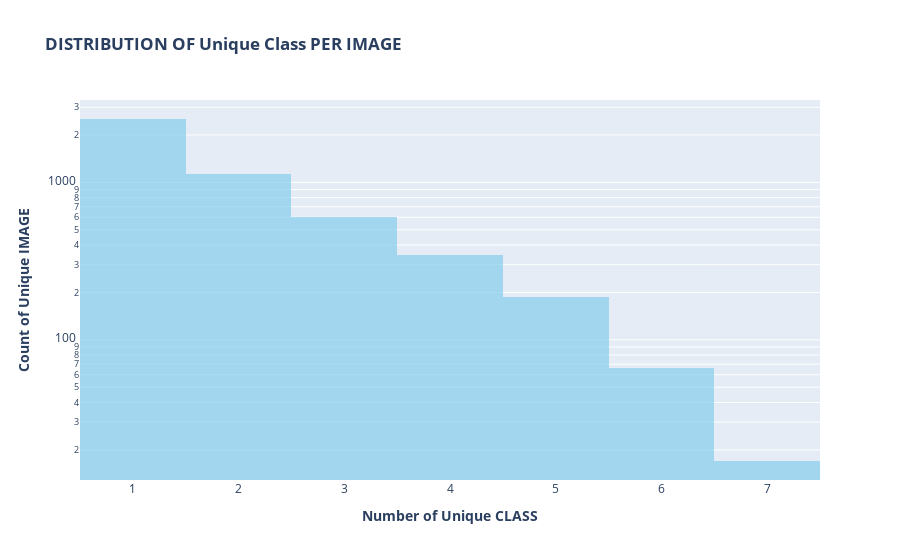

The cell this chart's notebook holds for it:
### Markdown cell above
# Unique Class Per Image
* 한 이미지의 몇 개의 unique한 class가 있는지, 그 분포를 나타낸 결과입니다.

### Code cell
fig = px.histogram(train_df.groupby('image_id')["class_id"].unique().apply(lambda x: len(x)),
                log_y=True, color_discrete_sequence=['skyblue'], opacity=0.7,
                labels={"value":"Number of Unique class"},
                title="<b>DISTRIBUTION OF Unique Class PER IMAGE"
            )

fig.update_layout(showlegend=False,
        xaxis_title="<b>Number of Unique CLASS</b>",
        yaxis_title="<b>Count of Unique IMAGE</b>",)

fig.show()

### Figure 1 — Plotly figure (JSON) as saved in the notebook; plotly's stock layout.template omitted (floating-point values rounded to 4 significant figures; data arrays with more than 128 entries replaced by an {"elided": "..."} marker saying what was removed)
{"data": [{"alignmentgroup": "True", "bingroup": "x", "hovertemplate": "variable=class_id<br>Number of Unique class=%{x}<br>count=%{y}<extra></extra>", "legendgroup": "class_id", "marker": {"color": "skyblue", "opacity": 0.7, "pattern": {"shape": ""}}, "name": "class_id", "offsetgroup": "class_id", "orientation": "v", "showlegend": true, "type": "histogram", "x": {"elided": "4883 int values"}, "xaxis": "x", "yaxis": "y"}], "layout": {"autosize": true, "barmode": "relative", "legend": {"title": {"text": "variable"}, "tracegroupgap": 0}, "showlegend": false, "title": {"text": "<b>DISTRIBUTION OF Unique Class PER IMAGE"}, "xaxis": {"anchor": "y", "autorange": true, "domain": [0, 1], "range": [0.5, 7.5], "title": {"text": "<b>Number of Unique CLASS</b>"}, "type": "linear"}, "yaxis": {"anchor": "x", "autorange": true, "domain": [0, 1], "range": [1.11, 3.523], "title": {"text": "<b>Count of Unique IMAGE</b>"}, "type": "log"}}}
